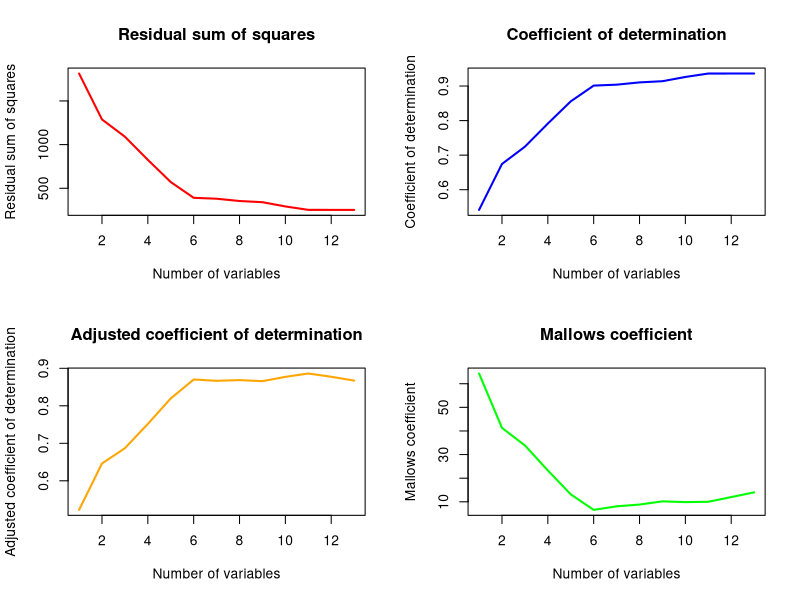

This chart was generated by the following R code:
# smaller
compute_residual_sum_of_squares <- function(output, model) {
  sum((output - fitted(model))^2)
}

compute_total_sum_of_squares <- function(output) {
  sum((output - mean(output))^2)
}

# bigger
# how close the points are to the line
compute_coefficient_of_determination <- function(residual_sum_of_squares, total_sum_of_squares) {
  1 - residual_sum_of_squares / total_sum_of_squares
}

# bigger
# does not necessarily increase with the number of variables
compute_adjusted_coefficient_of_determination <- function(coefficient_of_determination, observations, variables) {
  1 - (1 - coefficient_of_determination) * (observations - 1) / (observations - variables - 1)
}

compute_variance <- function(data_frame) {
  output_values <- data_frame[, 1]
  output_name <- names(data_frame)[1]
  model <- lm(as.formula(paste(output_name, '.', sep = " ~ ")), data = data_frame)
  observations <- nrow(data_frame)
  variables <- ncol(data_frame) - 1
  compute_residual_sum_of_squares(output_values, model) / (observations - variables - 1)
}

# closer to variables
# how unbiased is the small model, in comparison with the full model
compute_mallows_coefficient <- function(residual_sum_of_squares, variance, observations, variables) {
  residual_sum_of_squares / variance - observations + 2 * (variables + 1)
}

sort_models <- function(values) {
  values$score <- 0
  points <- 1
  for (position in order(values$residual_sum_of_squares)) {
    values$score[position] <- values$score[position] + points
    points <- points + 1
  }
  points <- 1
  for (position in order(-values$coefficient_of_determination)) {
    values$score[position] <- values$score[position] + points
    points <- points + 1
  }
  points <- 1
  for (position in order(-values$adjusted_coefficient_of_determination)) {
    values$score[position] <- values$score[position] + points
    points <- points + 1
  }
  points <- 1
  for (position in order(abs(values$mallows_coefficient -
                               values$variables -
                               1))) {
    values$score[position] <- values$score[position] + points
    points <- points + 1
  }
  values <- values[order(values$score),]
}

data_frame <- read.table("house.dat", header = TRUE)
observation_number <- nrow(data_frame)
variable_number <- ncol(data_frame) - 1
if (variable_number < 1 || observation_number < 1) {
  stop("Invalid dataset.")
}
output_values <- data_frame[, 1]
output_name <- names(data_frame)[1]
variable_names <- names(data_frame)[2:(variable_number + 1)]
total_sum_of_squares <- compute_total_sum_of_squares(output_values)
variance <- compute_variance(data_frame)

columns <- c("variables", "model", "residual_sum_of_squares", "coefficient_of_determination",
             "adjusted_coefficient_of_determination", "mallows_coefficient")
best_values <- data.frame(matrix(nrow = 0, ncol = 6))
colnames(best_values) <- columns

for (index in 1:variable_number) {
  values <- data.frame(matrix(nrow = 0, ncol = 6))
  colnames(values) <- columns

  for (combination in combn(variable_names, index, simplify = FALSE)) {
    combination <- paste(combination, collapse = " + ")
    model <- lm(as.formula(paste(output_name, combination, sep = " ~ ")), data = data_frame)

    residual_sum_of_squares <- compute_residual_sum_of_squares(output_values, model)
    coefficient_of_determination <- compute_coefficient_of_determination(residual_sum_of_squares, total_sum_of_squares)
    adjusted_coefficient_of_determination <- compute_adjusted_coefficient_of_determination(coefficient_of_determination,
                                                                                           observation_number, index)
    mallows_coefficient <- compute_mallows_coefficient(residual_sum_of_squares, variance, observation_number, index)

    current_values <- data.frame(index, combination, residual_sum_of_squares, coefficient_of_determination,
                                 adjusted_coefficient_of_determination, mallows_coefficient)
    colnames(current_values) <- columns
    values <- rbind(values, current_values)
  }

  values <- sort_models(values)
  best_values <- rbind(best_values, values[1, 1:6])
}

par(mfrow = c(2, 2))
plot(x = best_values$variables, y = best_values$residual_sum_of_squares, type = 'l', lwd = 2, col = "red",
     xlab = "Number of variables", ylab = "Residual sum of squares", main = "Residual sum of squares")
plot(x = best_values$variables, y = best_values$coefficient_of_determination, type = 'l', lwd = 2, col = "blue",
     xlab = "Number of variables", ylab = "Coefficient of determination", main = "Coefficient of determination")
plot(x = best_values$variables, y = best_values$adjusted_coefficient_of_determination, type = 'l', lwd = 2,
     col = "orange", xlab = "Number of variables", ylab = "Adjusted coefficient of determination",
     main = "Adjusted coefficient of determination")
plot(x = best_values$variables, y = best_values$mallows_coefficient, type = 'l', lwd = 2, col = "green",
     xlab = "Number of variables", ylab = "Mallows coefficient", main = "Mallows coefficient")

best_values <- sort_models(best_values)
best_values[1, 1:6]
